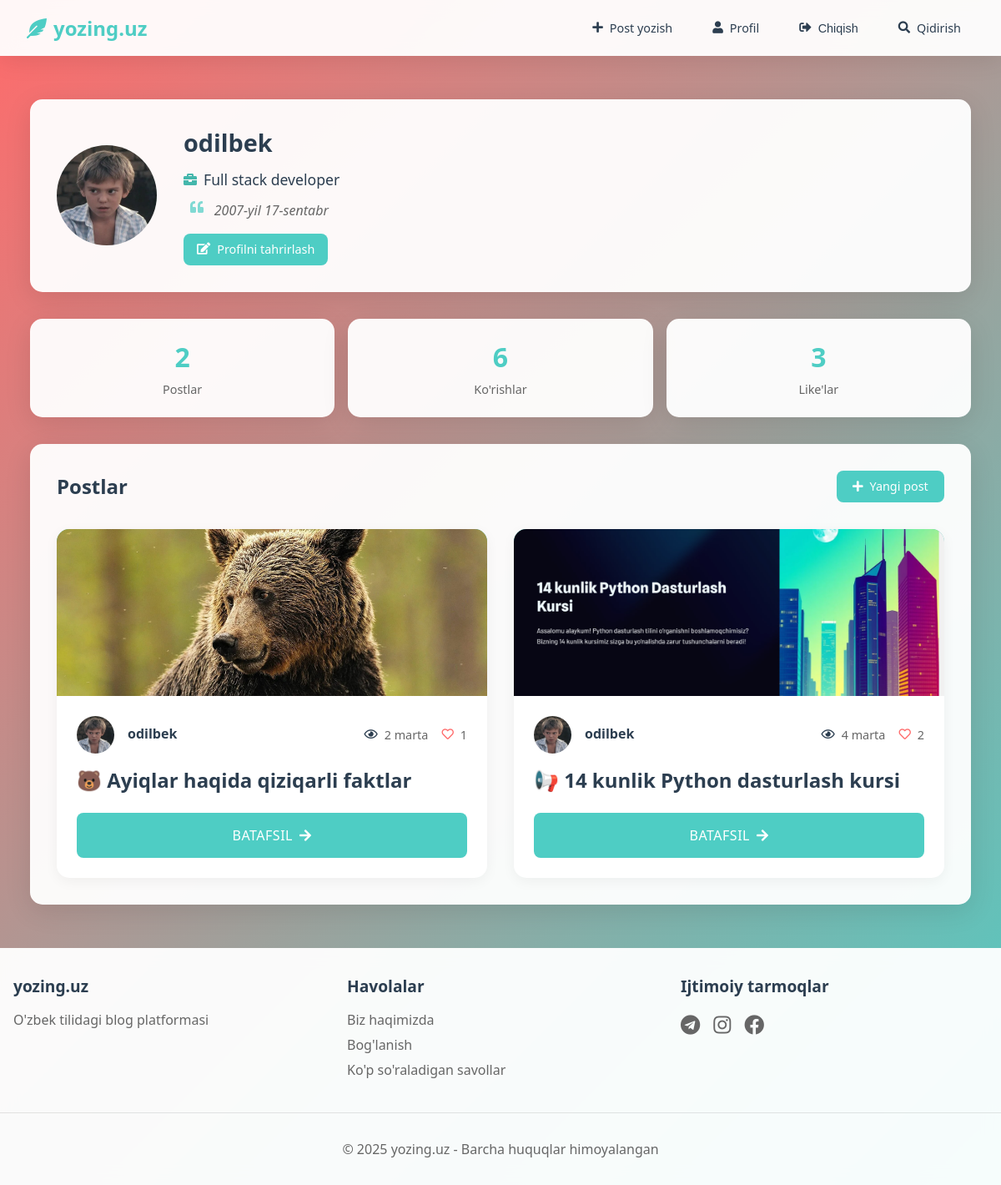
The page /profile/ (signed in) on the database as committed earlier.
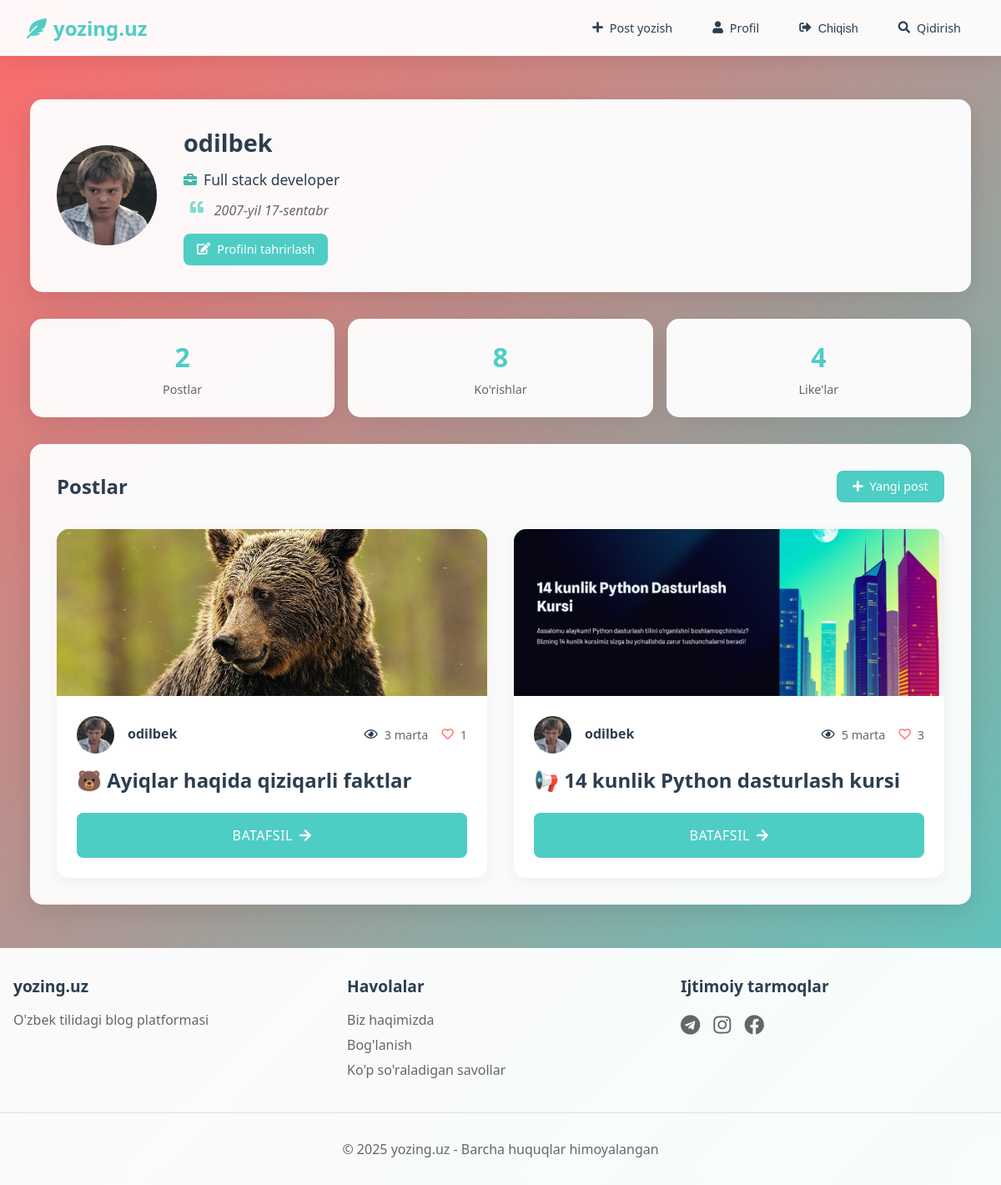
The same page on the database as committed later.
### blog/models.py (models this page shows, shortened)
class Profile(models.Model):
    user = models.OneToOneField(User, on_delete=models.CASCADE)
    avatar = models.ImageField(upload_to='avatars/', null=True, blank=True)
    bio = models.TextField(max_length=500, blank=True)
    position = models.CharField(max_length=100, blank=True)

class Post(models.Model):
    title = models.CharField(max_length=200)
    content = models.TextField()
    image = models.ImageField(upload_to='media/images/', null=True, blank=True)
    created_at = models.DateTimeField(auto_now_add=True)
    updated_at = models.DateTimeField(auto_now=True)
    author = models.ForeignKey(User, on_delete=models.CASCADE)
    tags = models.ManyToManyField(Tag, blank=True)
    views = models.PositiveIntegerField(default=0)
    likes = models.ManyToManyField(User, related_name='liked_posts', blank=True)

### blog/views.py (the view)
# urls.py: path('profile/', views.profile_view, name='profile'),
@login_required
def profile_view(request, username=None):
    if username:
        profile_user = get_object_or_404(User, username=username)
    else:
        profile_user = request.user
    posts = Post.objects.filter(author=profile_user).order_by('-created_at')
    total_views = sum(post.views for post in posts)
    total_likes = sum(post.likes.count() for post in posts)
    context = {
        'profile_user': profile_user,
        'posts': posts,
        'total_views': total_views,
        'total_likes': total_likes,
        'is_owner': profile_user == request.user,
    }
    return render(request, 'profile.html', context)

### blog/templates/profile.html (shortened to what this page needs)
{% extends 'base.html' %}
{% block content %}
<div class="profile-container">
    <div class="profile-header">
        <div class="profile-avatar">
            {% if profile_user.profile.avatar %}
                <img src="{{ profile_user.profile.avatar.url }}" alt="{{ profile_user.username }}">
            {% else %}
                <img src="https://ui-avatars.com/api/?name={{ profile_user.username }}&background=4ECDC4&color=fff" alt="{{ profile_user.username }}">
            {% endif %}
        </div>
        <div class="profile-info">
            <h1 class="profile-username">{{ profile_user.username }}</h1>
            {% if profile_user.profile.position %}
                <div class="profile-position">
                    <i class="fas fa-briefcase"></i>
                    {{ profile_user.profile.position }}
                </div>
            {% endif %}
            {% if profile_user.profile.bio %}
                <div class="profile-bio">
                    <i class="fas fa-quote-left"></i>
                    {{ profile_user.profile.bio }}
                </div>
            {% endif %}
            {% if is_owner %}
                <a href="{% url 'profile_edit' %}" class="edit-profile-button">
                    <i class="fas fa-edit"></i>
                    Profilni tahrirlash
                </a>
            {% endif %}
        </div>
    </div>
    <div class="profile-stats">
        <div class="stat-item">
            <div class="stat-value">{{ posts.count }}</div>
            <div class="stat-label">Postlar</div>
        </div>
        <div class="stat-item">
            <div class="stat-value">{{ total_views }}</div>
            <div class="stat-label">Ko'rishlar</div>
        </div>
        <div class="stat-item">
            <div class="stat-value">{{ total_likes }}</div>
            <div class="stat-label">Like'lar</div>
        </div>
    </div>
    {% if posts %}
        <div class="posts-container">
            <div class="posts-header">
                <h2 class="section-title">Postlar</h2>
                {% if user == profile_user %}
                    <a href="{% url 'create_post' %}" class="create-post-button">
                        <i class="fas fa-plus"></i>
                        Yangi post
                    </a>
                {% endif %}
            </div>
            <div class="posts-grid">
                {% for post in posts %}
                    <div class="post-card">
                        <div class="post-image">
                            {% if post.image %}
                                <img src="{{ post.image.url }}" alt="{{ post.title }}">
                            {% else %}
                                <div class="post-image-placeholder">
                                    <i class="fas fa-feather-alt"></i>
                                    <span>yozing.uz</span>
                                </div>
                            {% endif %}
                        </div>
                        <div class="post-content">
                            <div class="post-header">
                                <div class="author-info">
                                    <div class="author-avatar">
                                        {% if post.author.profile.avatar %}
                                            <img src="{{ post.author.profile.avatar.url }}" alt="{{ post.author.username }}">
                                        {% else %}
                                            <img src="https://ui-avatars.com/api/?name={{ post.author.username }}&background=4ECDC4&color=fff" alt="{{ post.author.username }}">
                                        {% endif %}
                                    </div>
                                    <div class="author-details">
                                        <span class="author-name">{{ post.author.username }}</span>
                                    </div>
                                </div>
                                <div class="post-stats">
                                    <span class="post-views">
                                        <i class="far fa-eye"></i>
                                        {{ post.views }} marta
                                    </span>
                                    <span class="post-likes">
                                        <i class="far fa-heart"></i>
                                        {{ post.likes.count }}
                                    </span>
                                </div>
                            </div>
                            <h2 class="post-title">
                                <a href="{% url 'post_detail' post.pk %}">{{ post.title }}</a>
                            </h2>
                            <a href="{% url 'post_detail' post.pk %}" class="read-more-button">
                                <span>Batafsil</span>
                                <i class="fas fa-arrow-right"></i>
                            </a>
                        </div>
                    </div>
                {% endfor %}
            </div>
        </div>
    {% endif %}
</div>
{% endblock %}

### blog/templates/base.html (shortened to what this page needs)
<!DOCTYPE html>
<html lang="uz">
<head>
    <link rel="stylesheet" href="https://cdnjs.cloudflare.com/ajax/libs/font-awesome/5.15.4/css/all.min.css">
</head>
<body>
    <nav class="navbar">
        <div class="nav-brand">
            <a href="{% url 'post_list' %}" class="brand">
                <i class="fas fa-feather-alt"></i>
                yozing.uz
            </a>
        </div>
        <div class="nav-links">
            {% if user.is_authenticated %}
                <a href="{% url 'create_post' %}" class="nav-link">
                    <i class="fas fa-plus"></i> Post yozish
                </a>
                <a href="{% url 'profile' %}" class="nav-link">
                    <i class="fas fa-user"></i> Profil
                </a>
                <form action="{% url 'logout' %}" method="post" style="display: inline;">
                    <button type="submit" class="nav-link logout-btn" style="background: none; border: none; width: 100%; cursor: pointer;">
                        <i class="fas fa-sign-out-alt"></i> Chiqish
                    </button>
                </form>
            {% endif %}
            <a href="{% url 'search_users' %}" class="nav-link">
                <i class="fas fa-search"></i>
                Qidirish
            </a>
        </div>
    </nav>
    <div class="wrapper">
        <main class="main-content">
            {% block content %}
            {% endblock %}
        </main>
        <footer class="footer">
            <div class="footer-content">
                <div class="footer-section">
                    <h3>yozing.uz</h3>
                    <p>O'zbek tilidagi blog platformasi</p>
                </div>
                <div class="footer-section">
                    <h3>Havolalar</h3>
                    <ul>
                        <li><a href="{% url 'about' %}">Biz haqimizda</a></li>
                        <li><a href="{% url 'contact' %}">Bog'lanish</a></li>
                        <li><a href="{% url 'faq' %}">Ko'p so'raladigan savollar</a></li>
                    </ul>
                </div>
                <div class="footer-section">
                    <h3>Ijtimoiy tarmoqlar</h3>
                    <div class="social-links">
                        <a href="https://t.me/yozinguz" target="_blank"><i class="fab fa-telegram"></i></a>
                        <a href="https://instagram.com/yozinguz" target="_blank"><i class="fab fa-instagram"></i></a>
                        <a href="https://facebook.com/yozinguz" target="_blank"><i class="fab fa-facebook"></i></a>
                    </div>
                </div>
            </div>
            <div class="footer-bottom">
                <p>&copy; {% now "Y" %} yozing.uz - Barcha huquqlar himoyalangan</p>
            </div>
        </footer>
    </div>
</body>
</html>

### blog/templates/base.html (style rules this page uses)
:root { --primary-color: #4ECDC4; --dark-color: #2C3E50; --light-color: #ECF0F1; }
* { margin: 0; padding: 0; box-sizing: border-box; }
body { font-family: system-ui, -apple-system, BlinkMacSystemFont, 'Segoe UI', Roboto, Oxygen, Ubuntu, Cantarell, 'Open Sans', 'Helvetica Neue', sans-serif; background: linear-gradient(135deg, #FF6B6B 0%, #4ECDC4 100%); min-height: 100vh; display: flex; flex-direction: column; }
.navbar { background: rgba(255, 255, 255, 0.95); backdrop-filter: blur(10px); padding: 1rem 2rem; display: flex; justify-content: space-between; align-items: center; box-shadow: 0 4px 30px rgba(0, 0, 0, 0.1); position: sticky; top: 0; z-index: 1000; width: 100%; }
.nav-brand { display: flex; align-items: center; }
.brand { display: flex; align-items: center; gap: 0.5rem; font-size: 1.5rem; font-weight: 700; color: var(--primary-color); text-decoration: none; transition: all 0.3s ease; }
.nav-links { display: flex; align-items: center; gap: 1rem; }
.nav-link { display: flex; align-items: center; gap: 0.5rem; padding: 0.5rem 1rem; border-radius: 8px; color: var(--dark-color); text-decoration: none; transition: all 0.3s ease; font-size: 0.9rem; background: transparent; }
.wrapper { flex: 1; display: flex; flex-direction: column; min-height: calc(100vh - 70px); }
.main-content { flex: 1; padding: 20px; width: 100%; max-width: 1200px; margin: 0 auto; }
.footer { background: rgba(255, 255, 255, 0.95); backdrop-filter: blur(10px); padding: 2rem 0; margin-top: auto; width: 100%; }
.footer-content { max-width: 1200px; margin: 0 auto; display: grid; grid-template-columns: repeat(auto-fit, minmax(250px, 1fr)); gap: 2rem; padding: 0 1rem; }
.footer-section { display: flex; flex-direction: column; gap: 1rem; }
.footer-section h3 { color: var(--dark-color); margin: 0; font-size: 1.2rem; }
.footer-section p { color: #666; margin: 0; }
.footer-section ul { list-style: none; padding: 0; margin: 0; }
.footer-section ul li { margin-bottom: 0.5rem; }
.footer-section ul a { color: #666; text-decoration: none; transition: color 0.3s ease; }
.social-links { display: flex; gap: 1rem; }
.social-links a { color: #666; font-size: 1.5rem; transition: color 0.3s ease; }
.footer-bottom { text-align: center; padding-top: 2rem; margin-top: 2rem; border-top: 1px solid rgba(0,0,0,0.1); }
.footer-bottom p { color: #666; margin: 0; padding: 0 1rem; }
.logout-btn { display: flex; align-items: center; gap: 0.5rem; padding: 0.5rem 1rem; border-radius: 8px; color: var(--dark-color); text-decoration: none; transition: all 0.3s ease; font-size: 0.9rem; }

Rows that differ between the two databases and show on the page:
changed Post "🐻 Ayiqlar haqida qiziqarli faktlar": views "2" → "3"
changed Post "📢 14 kunlik Python dasturlash kursi": views "4" → "5"; likes.count "2" → "3"
Other text that changed with them:
{{ total_views }}: "6" → "8"
{{ total_likes }}: "3" → "4"
